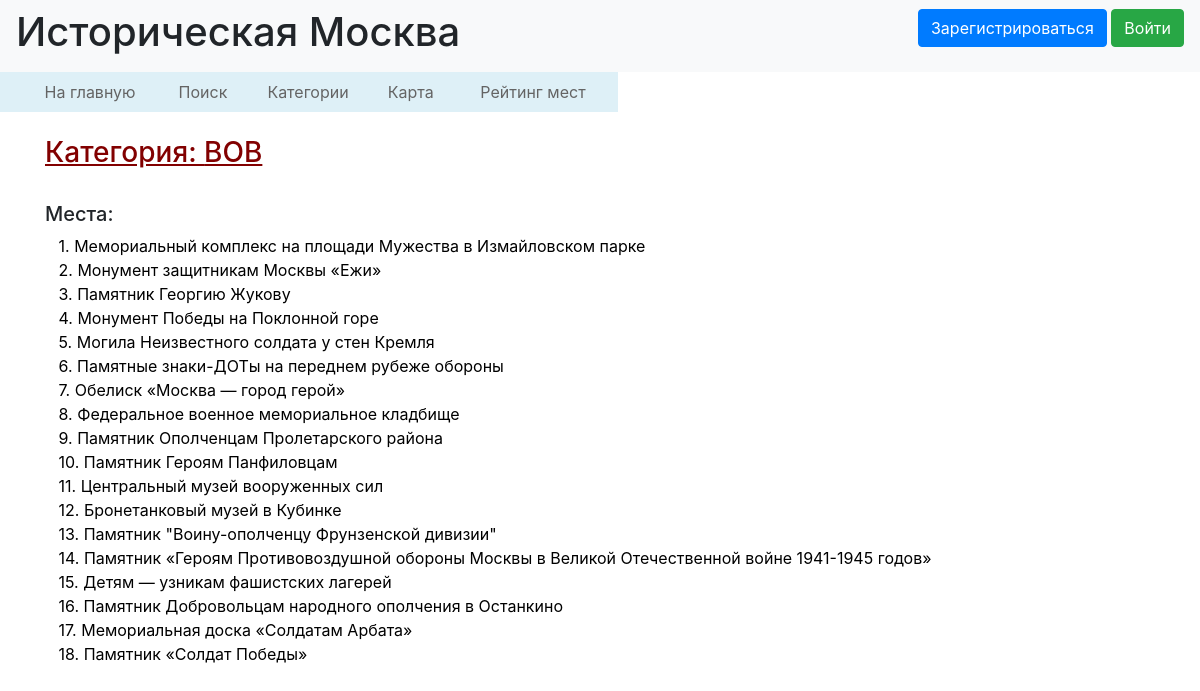
Screenshot of /one_category/1 with the database file from the repository.
### data/categories.py (models this page shows)
class Category(SqlAlchemyBase, SerializerMixin):
    __tablename__ = 'categories'
    id = sqlalchemy.Column(sqlalchemy.Integer, primary_key=True, autoincrement=True)
    name = sqlalchemy.Column(sqlalchemy.String)
    places_id = sqlalchemy.Column(sqlalchemy.String, nullable=True)

### data/places.py (models this page shows)
class Place(SqlAlchemyBase, SerializerMixin):
    __tablename__ = 'places'
    id = sqlalchemy.Column(sqlalchemy.Integer, primary_key=True, autoincrement=True)
    name = sqlalchemy.Column(sqlalchemy.String)
    address = sqlalchemy.Column(sqlalchemy.String)
    about = sqlalchemy.Column(sqlalchemy.String, nullable=True)
    picture = sqlalchemy.Column(sqlalchemy.String, nullable=True)
    rating = sqlalchemy.Column(sqlalchemy.Float, default=0.0)
    comments_list = sqlalchemy.Column(sqlalchemy.String, default='')
    site = sqlalchemy.Column(sqlalchemy.String, nullable=True)

### main.py (the view)
@app.route("/one_category/<categ_id>")
def one_category(categ_id):
    categ = CategoryResource.get(CategoryResource(), categ_id)
    places = PlaceListResource_ForCateg.get(PlaceListResource_ForCateg(), categ_id)
    return render_template('one_category.html', title=categ.name, categ=categ, places=places)

### data/categories.py (called while the page is built)
    def get(self, categ_id):
        session = create_session()
        categ = session.query(Category).get(categ_id)
        return categ

### data/db_session.py (called while the page is built)
def create_session() -> Session:
    global __factory
    return __factory()

### data/places.py (called while the page is built)
    def get(self, categ_id):
        session = create_session()
        categ = CategoryResource.get(CategoryResource(), categ_id=categ_id)
        ids = list(map(int, str(categ.places_id).split(',')))
        places = session.query(Place).filter(Place.id.in_(ids)).all()
        return places

### templates/one_category.html (shortened to what this page needs)
{% extends "base.html" %}
{% block content %}
<table
        style="margin-left: -127px; text-align: left; width: 700px; height: 40px; background-color: #DEF0F7; "
        border="0" cellpadding="0" cellspacing="2">
    <tbody>
    <tr>
        <td style="text-align: center;"></td>
        <td style="text-align: center;"><a style="color: #646464;" href="/main">
            На главную</a></td>
        <td style="text-align: center"><a style="color: #646464;" href="/search">
            Поиск</a></td>
        <td style="text-align: center;"><a style="color: #646464;" href="/categories">
            Категории</a></td>
        <td style="text-align: center;"><a style="color: #646464;" href="/map">
            Карта</a></td>
        <td style="text-align: center;"><a style="color: #646464;" href="/rating">
            Рейтинг мест</a></td>
    </tr>
    </tbody>
</table>
<br>
<h3 style="text-decoration: underline; color: #820000;">Категория: {{categ.name}}</h3>
<br>
<h5>Места:</h5>
{% for place in places %}
    <div>&nbsp;&nbsp;&nbsp;<a href="/one_place/{{place.id}}" style="color: black;">{{loop.index}}.&nbsp;{{place.name}}</a></div>
{% endfor %}
<br>
{% endblock %}

### rows the page displays
Category: name "ВОВ"
Place: name "Мемориальный комплекс на площади Мужества в Измайловском парке"
Place: name "Монумент защитникам Москвы «Ежи»"
Place: name "Памятник Георгию Жукову"
Place: name "Монумент Победы на Поклонной горе"
Place: name "Могила Неизвестного солдата у стен Кремля"
Place: name "Памятные знаки-ДОТы на переднем рубеже обороны"
Place: name "Обелиск «Москва — город герой»"
Place: name "Федеральное военное мемориальное кладбище"
Place: name "Памятник Ополченцам Пролетарского района"
Place: name "Памятник Героям Панфиловцам"
Place: name "Центральный музей вооруженных сил"
Place: name "Бронетанковый музей в Кубинке"
Place: name "Памятник \"Воину-ополченцу Фрунзенской дивизии\""
Place: name "Памятник «Героям Противовоздушной обороны Москвы в Великой Отечественной войне 1941-1945 годов»"
Place: name "Детям — узникам фашистских лагерей"
Place: name "Памятник Добровольцам народного ополчения в Останкино"
Place: name "Мемориальная доска «Солдатам Арбата»"
Place: name "Памятник «Солдат Победы»"
